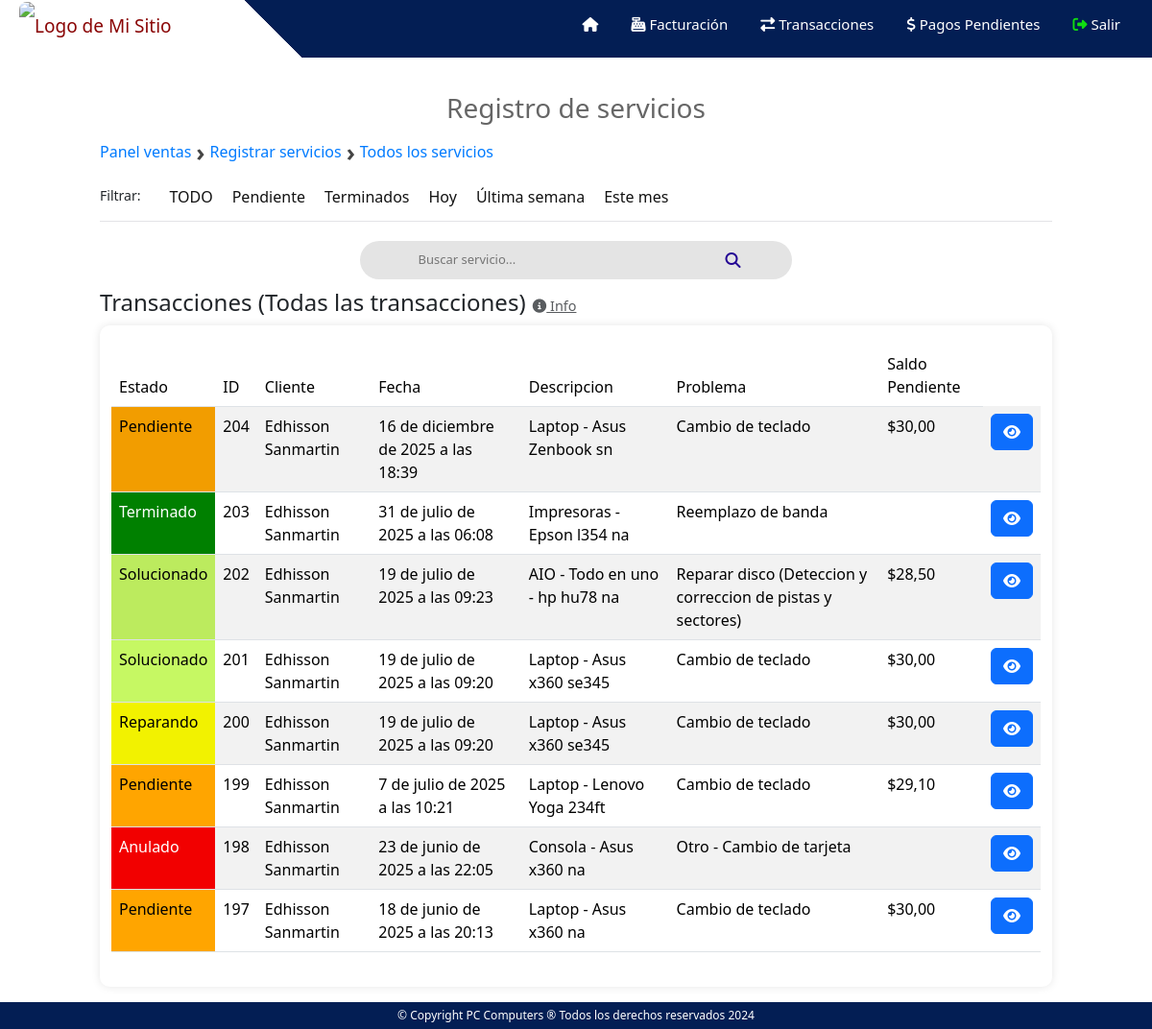
The app's page /ventas/servicio/todos_registros?option=todo (signed in) with its own data.
### ventas/models.py (models this page shows)
class Servicio(models.Model):
    usuario = models.ForeignKey(User, on_delete=models.CASCADE)
    fecha_ingreso = models.DateTimeField(auto_now_add=True)
    fecha_entrega = models.DateTimeField(blank=True, null=True)
    tipo_servicio = models.CharField(max_length=100)
    equipo = models.CharField(max_length=100)
    marca = models.CharField(max_length=100)
    modelo = models.CharField(max_length=100)
    serie = models.CharField(max_length=100)
    descripcion_problema = models.TextField()
    solucion = models.TextField(blank=True, null=True)
    tecnico_asignado = models.CharField(max_length=100)
    usuario_recepta = models.CharField(max_length=100)
    costo = models.DecimalField(max_digits=10, decimal_places=2,blank=True, null=True)
    costo_sin_descuento = models.DecimalField(max_digits=10, decimal_places=2,blank=True, null=True)
    abonado = models.DecimalField(max_digits=10, decimal_places=2,blank=True, null=True)
    saldo = models.DecimalField(max_digits=10, decimal_places=2,blank=True, null=True)
    estado = models.CharField(max_length=15, default='pendiente')#el otro estado es terminado
    numero_reparacion = models.IntegerField(blank=True, null=True)

### ventas/decorators.py (the view)
    def wrapped_view(request, *args, **kwargs):
        if request.user.is_authenticated and request.user.groups.filter(name='Vendedores').exists():
            return view_func(request, *args, **kwargs)
        else:
            return redirect('/')

### templates/registro_servicios_lista.html (shortened to what this page needs)
{% extends "ventas.html" %}
{% block content %}
{% load static %}
<h3 class="titulo-registro">Registro de servicios </h3>
<div class="breadcrumb">
    <a href="/ventas">Panel ventas</a>
    <span>›</span>
    <a href="/ventas/registro_servicios">Registrar servicios</a>
    <span>›</span>
    <a href="/ventas/servicio/todos_registros">Todos los servicios</a>
</div>
<div class="options-container">
      <p class="etiqueta-filtrar">Filtrar: </p>
      <a href="/ventas/servicio/todos_registros?option=todo" class="option-button" >TODO</a>
      <a href="/ventas/servicio/todos_registros?option=pendiente" class="option-button" >Pendiente</a>
      <a href="/ventas/servicio/todos_registros?option=terminados" class="option-button" >Terminados</a>
      <a href="/ventas/servicio/todos_registros?option=hoy" class="option-button" >Hoy</a>
      <a href="/ventas/servicio/todos_registros?option=semana" class="option-button" >Última semana</a>
      <a href="/ventas/servicio/todos_registros?option=mes" class="option-button" >Este mes</a>
</div>
<div class="centered-modal">
    <div class="centered">
        <div class="search-bar-registros">
            <input type="text" name="buscador" id="buscador" placeholder="Buscar servicio...">
            <i class="fas fa-search" id="barra-busqueda"></i>
        </div>
    </div>
</div>
<h4>Transacciones {% if option == None%} (todos los registros) {% elif option == 'hoy' %} (hoy) {% elif option == 'semana' %} (Última semana) {% elif option == 'mes' %} (Este mes) {% elif option == 'pendiente' %} (Pendientes) {% elif option == 'terminado' %} (Terminados) {% elif option == 'todo' %} (Todas las transacciones){%endif%}
    <button type="button" class="btn btn-link p-0 m-0 align-baseline text-muted"
            data-bs-toggle="modal" data-bs-target="#modalEstados"
            style="font-size: 0.9rem;" title="Ver leyenda de estados">
        <i class="fa fa-info-circle"></i> Info
    </button>
</h4>
<div class="container">
        <table class="table table-striped" id="tabla-productos">
            <thead>
            <tr>
                <th scope="col">Estado</th>
                <th scope="col">ID </th>
                <th scope="col">Cliente</th>
                <th scope="col">Fecha</th>
                <th scope="col">Descripcion</th>
                <th scope="col">Problema</th>
                <th scope="col">Saldo Pendiente</th>
            </tr>
            </thead>
            <tbody id="productos-tbody">
            {% for servicioT in registros%}
                <tr>
                    {% if servicioT.estado == 'pendiente'%}
                        <td style="background-color: orange; color: black;">Pendiente</td>
                    {% elif servicioT.estado == 'revision' %}
                        <td style="background-color: blue; color: white;">En revisión</td>
                    {% elif servicioT.estado == 'reparando' %}
                        <td style="background-color: yellow; color: black;">Reparando</td>
                    {% elif servicioT.estado == 'solucionado' %}
                        <td style="background-color: #C6F863; color: black;">Solucionado</td>
                    {% elif servicioT.estado == 'terminado' %}
                        <td style="background-color: green; color: white;">Terminado</td>
                    {% else %}
                        <td style="background-color: red; color: white;">Anulado</td>
                    {% endif %}
                    <td scope="col">{{servicioT.id}}</td>
                    <td scope="col">{{servicioT.usuario.first_name}} {{servicioT.usuario.last_name}}</td>
                    <td scope="col">{{servicioT.fecha_ingreso}}</td>
                    <td scope="col">{{servicioT.equipo}} - {{servicioT.marca}} {{servicioT.modelo}} {{servicioT.serie}}</td>
                    <td scope="col">{{servicioT.descripcion_problema}}</td>
                    {% if servicioT.estado == 'pendiente' or  servicioT.estado == 'revision' or  servicioT.estado == 'reparando' or  servicioT.estado == 'solucionado'%}
                        <td scope="col">${{servicioT.saldo}}</td>
                    {% else %}
                        <td scope="col"></td>
                    {% endif %}
                    <td scope="col"><button type="button" class="btn btn-primary abrir-modal" data-toggle="modal" data-target="#miModalBusqueda{{ servicioT.id }}"><i class="fa-solid fa-eye"></i></button></td>
                </tr>
            {%endfor%}
            </tbody>
        </table>
  </div>
{% endblock %}

### static/css/barraNavegacion.css (style rules this page uses)
* { margin: 0; padding: 0; box-sizing: border-box; list-style: none; text-decoration: none; }

### static/css/piePagina.css (style rules this page uses)
p { font-size: 10px; }

### static/css/ventas_inicio.css (style rules this page uses)
body { font-family: Arial, sans-serif; background-color: #f0f0f0; color: #333; margin: 0; padding: 0; }
.centered, .centered-modal { display: flex; justify-content: center; align-items: center; }

### static/css/ventas_transacciones.css (style rules this page uses)
.container { max-width: 800px; margin: 20px auto; padding: 20px; background-color: #fff; border-radius: 10px; box-shadow: 0 0 10px rgba(0, 0, 0, 0.1); }
table { width: 100%; border-collapse: collapse; }
th, td { padding: 8px; border-bottom: 1px solid #ddd; }
th { background-color: #f2f2f2; color: #555; font-weight: normal; }
tr:nth-child(even) { background-color: #f6f6f6; }
.options-container { margin-top: 10px; margin-bottom: 20px; border-bottom: 1px solid #e3e3e6; display: flex; }
.etiqueta-filtrar { font-size: 14px; padding-right: 20px; }
.option-button { display: inline-block; margin: 0 5px; padding: 0px 5px; text-decoration: none; color: #131313; background-color: transparent; cursor: pointer; font-size: 16px; }

### static/css/operacion.css (style rules this page uses)
input[type="text"], input[type="number"], textarea, select { width: 100%; padding: 5px; margin-bottom: 5px; border: 1px solid #ccc; border-radius: 5px; box-sizing: border-box; }
.container { display: flex; gap: 20px; }
.container { max-width: 1200px; margin: auto; }
.breadcrumb { font-size: 14px; color: #666; margin: 10px 0; display: flex; align-items: center; gap: 5px; }
.breadcrumb a { text-decoration: none; color: #007bff; font-weight: 500; transition: 0.3s; }
.breadcrumb span { font-size: 25px; font-weight: bold; color: #444; }
.centered, .centered-modal { display: flex; justify-content: center; align-items: center; }

### templates/registro_servicios_lista.html (style rules this page uses)
.titulo-registro { text-align: center; color: #666666; }
.search-bar-registros { display: flex; justify-content: center; align-items: center; height: 40px; width: 450px; background-color: #e4e4e4; border-radius: 20px; transition: transform 0.3s, border-radius 0.3s; cursor: pointer; margin-bottom: 10px; }
.search-bar-registros i { color: rgb(35, 4, 148); margin-right: 11px; }
.search-bar-registros input { border: none; background: transparent; font-size: 13px; outline: none; margin-top: 3px; margin-bottom: 3px; margin-left: 13px; margin-right: 10px; width: 70%; transition: width 0.3s; }

### records on screen
Servicio: estado "Pendiente", id "204", usuario.first_name "Edhisson", usuario.last_name "Sanmartin", fecha_ingreso "16 de diciembre de 2025 a las 18:39", equipo "Laptop", marca "Asus", modelo "Zenbook", serie "sn", descripcion_problema "Cambio de teclado", saldo "30,00"
Servicio: estado "Terminado", id "203", usuario.first_name "Edhisson", usuario.last_name "Sanmartin", fecha_ingreso "31 de julio de 2025 a las 06:08", equipo "Impresoras", marca "Epson", modelo "l354", serie "na", descripcion_problema "Reemplazo de banda"
Servicio: estado "Solucionado", id "202", usuario.first_name "Edhisson", usuario.last_name "Sanmartin", fecha_ingreso "19 de julio de 2025 a las 09:23", equipo "AIO - Todo en uno", marca "hp", modelo "hu78", serie "na", descripcion_problema "Reparar disco (Deteccion y correccion de pistas y sectores)", saldo "28,50"
Servicio: estado "Solucionado", id "201", usuario.first_name "Edhisson", usuario.last_name "Sanmartin", fecha_ingreso "19 de julio de 2025 a las 09:20", equipo "Laptop", marca "Asus", modelo "x360", serie "se345", descripcion_problema "Cambio de teclado", saldo "30,00"
Servicio: estado "Reparando", id "200", usuario.first_name "Edhisson", usuario.last_name "Sanmartin", fecha_ingreso "19 de julio de 2025 a las 09:20", equipo "Laptop", marca "Asus", modelo "x360", serie "se345", descripcion_problema "Cambio de teclado", saldo "30,00"
Servicio: estado "Pendiente", id "199", usuario.first_name "Edhisson", usuario.last_name "Sanmartin", fecha_ingreso "7 de julio de 2025 a las 10:21", equipo "Laptop", marca "Lenovo", modelo "Yoga", serie "234ft", descripcion_problema "Cambio de teclado", saldo "29,10"
Servicio: estado "Anulado", id "198", usuario.first_name "Edhisson", usuario.last_name "Sanmartin", fecha_ingreso "23 de junio de 2025 a las 22:05", equipo "Consola", marca "Asus", modelo "x360", serie "na", descripcion_problema "Otro - Cambio de tarjeta"
Servicio: estado "Pendiente", id "197", usuario.first_name "Edhisson", usuario.last_name "Sanmartin", fecha_ingreso "18 de junio de 2025 a las 20:13", equipo "Laptop", marca "Asus", modelo "x360", serie "na", descripcion_problema "Cambio de teclado", saldo "30,00"
